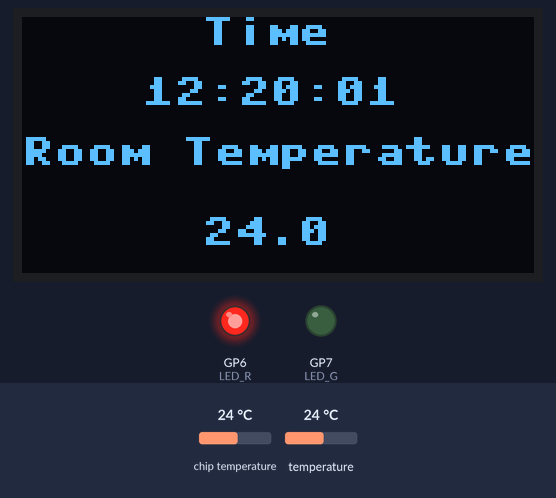
Bench run of a program on a simulated Raspberry Pi Pico running MicroPython. On the bench: 128×64 one-colour display, output pins drawn as LEDs (lit = HIGH). Inputs (shaded band) come from the test bench; at power-on: temperature 24 °C, chip temperature 24 °C. Library files of the repository ran but are not shown: ssd1306.py; pins used as bus, display or sensor lines are not drawn.

Above: at 1.2 s.
1.3 s: temperature set to 12 °C
At 3.9 s:
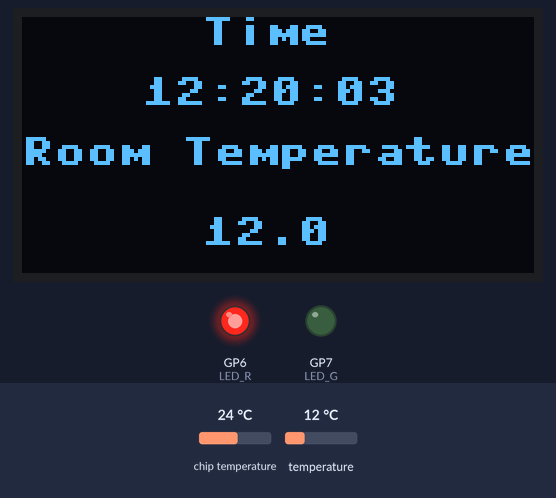
5.4 s: temperature set to 19 °C
At 7.4 s:
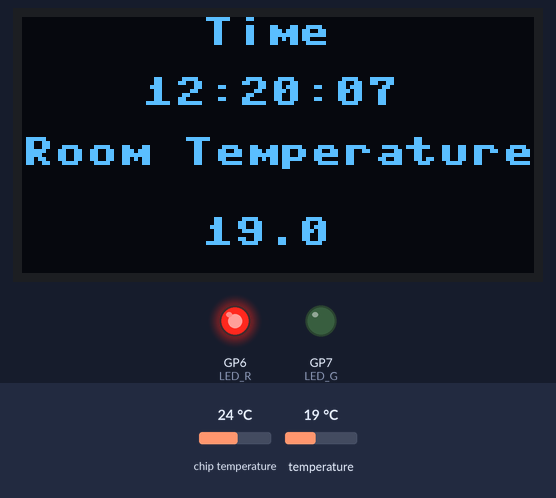
11.7 s: temperature set to 28 °C
At 14.0 s:
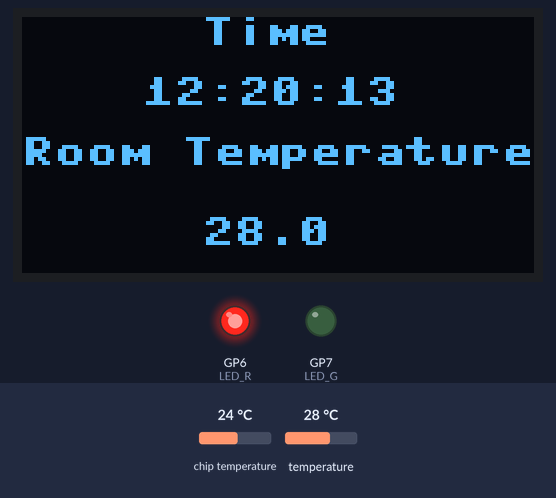
Timing chart, 0 to 15.5 s (numbered marks = the images above; inputs shaded):
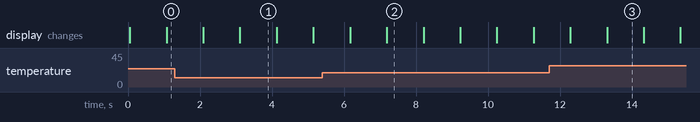

Measured:
- what the display in image 1 shows lasts 1.0 s, from 3.1 s to 4.1 s

The program:

main.py
```python
import Stepper
from machine import Pin
import utime
from machine import Pin
import ds18x20
import onewire
from machine import Pin, SPI
from ssd1306 import SSD1306_SPI
import framebuf
from time import sleep
from utime import sleep_ms
from machine import Pin, UART
import utime
status = 0
LED_R = Pin(6,Pin.OUT)
LED_G = Pin(7,Pin.OUT)
uart1 = UART(1,115200,rxbuf=2048)
#uart1.write("import sys\r\n")
#uart1.write("sys.exit(0)\r\n")
#uart1.write("import esp8266_tcp\r\n")
#uart1.write("esp8266_tcp.connectobemfa()\r\n")
uart1.read()
s1 = Stepper.create(Pin(0,Pin.OUT),Pin(1,Pin.OUT),Pin(2,Pin.OUT),Pin(3,Pin.OUT), delay=4)
spi = SPI(0, 100000, mosi=Pin(19), sck=Pin(18))
oled = SSD1306_SPI(128, 64, spi, Pin(17),Pin(20), Pin(16))
sensor_temp = machine.ADC(4)
conversion_factor = 3.3/(65535)
reading = sensor_temp.read_u16()*conversion_factor
temperature = 27-(reading -0.706)/0.001721
LED_R.value(1)
LED_G.value(0)
temppin = Pin(15)
sensor = ds18x20.DS18X20(onewire.OneWire(temppin))
roms = sensor.scan()
hour = 12
minute = 20
sec = 00
while True:
    sensor.convert_temp()
    utime.sleep(1)
    sec +=1
    if (sec == 60):
        sec = 0
        minute +=1
    if (minute == 60):
        minute = 0
        hour +=1
    if(hour == 24):
        hour = 0
    minutet = str(minute)
    sect = str(sec)
    hourt = str(hour)
    if (minute<10):
        minutet = "0"+str(minutet)
    if (hour<10):
        hourt = "0"+str(hourt)
    if (sec<10):
        sect = "0"+str(sect)


#        for i in range(40):
#            for j in range(56):

    oled.fill(0)
    oled.show()
    oled.text("Time",45,0)
    oled.show()
    oled.text(hourt+":"+minutet+":"+sect,30,15)
    oled.show()
    #sleep(1)
    oled.text("Room Temperature",0,30)
    oled.show()
    for rom in roms:
        true_temp = int(sensor.read_temp(rom)*10)/10
        oled.text(str(true_temp),45,50)
        oled.show()
    if uart1.any():   # 判断是否有数据可以接收
        buffer = uart1.read()       # 读取字符串数据
        try:
            data = buffer.decode('utf-8')
        # 以UTF-8编码格式对buffer字符串进行解码
            print(data)
            if data.find("on")>0 and status == 0:
                LED_G.value(0)
                LED_R.value(0)# 若查找接收到的字符串为"开灯",则Pico板载LED点亮(未找到返回-1)
                s1.step(60,-1)
                s1.step(60,1)
                status = 1

            if data.find("off")>0 and status == 1:
                LED_G.value(0)
                LED_R.value(0)# 若查找接收到的字符串为"关灯",则Pico板载LED熄灭(未找到返回-1)
                s1.step(60,1)
                s1.step(60,-1)
                status = 0
            if data.find("res=1")>0:
                LED_G.value(1)
                LED_R.value(0)
            else:
                LED_G.value(0)
                LED_R.value(1)
        except UnicodeError:
            pass
```

Stepper.py
```python
import time

# only test for uln2003
class Stepper:
    FULL_ROTATION = int(4075.7728395061727 / 8) # http://www.jangeox.be/2013/10/stepper-motor-28byj-48_25.html

    HALF_STEP = [
        [0, 0, 0, 1],
        [0, 0, 1, 1],
        [0, 0, 1, 0],
        [0, 1, 1, 0],
        [0, 1, 0, 0],
        [1, 1, 0, 0],
        [1, 0, 0, 0],
        [1, 0, 0, 1],
    ]

    FULL_STEP = [
        [1, 0, 1, 0],
        [0, 1, 1, 0],
        [0, 1, 0, 1],
        [1, 0, 0, 1]
    ]
    def __init__(self, mode, pin1, pin2, pin3, pin4, delay):
    	if mode=='FULL_STEP':
        	self.mode = self.FULL_STEP
        else:
        	self.mode = self.HALF_STEP
        self.pin1 = pin1
        self.pin2 = pin2
        self.pin3 = pin3
        self.pin4 = pin4
        self.delay = delay  # Recommend 10+ for FULL_STEP, 1 is OK for HALF_STEP

        # Initialize all to 0
        self.reset()

    def step(self, count, direction=1):
        """Rotate count steps. direction = -1 means backwards"""
        for x in range(count):
            for bit in self.mode[::direction]:
                self.pin1(bit[0])
                self.pin2(bit[1])
                self.pin3(bit[2])
                self.pin4(bit[3])
                time.sleep_ms(self.delay)
        self.reset()
    def angle(self, r, direction=1):
    	self.step(int(self.FULL_ROTATION * r / 360), direction)
    def reset(self):
        # Reset to 0, no holding, these are geared, you can't move them
        self.pin1(0)
        self.pin2(0)
        self.pin3(0)
        self.pin4(0)

def create(pin1, pin2, pin3, pin4, delay=2, mode='HALF_STEP'):
	return Stepper(mode, pin1, pin2, pin3, pin4, delay)
```
